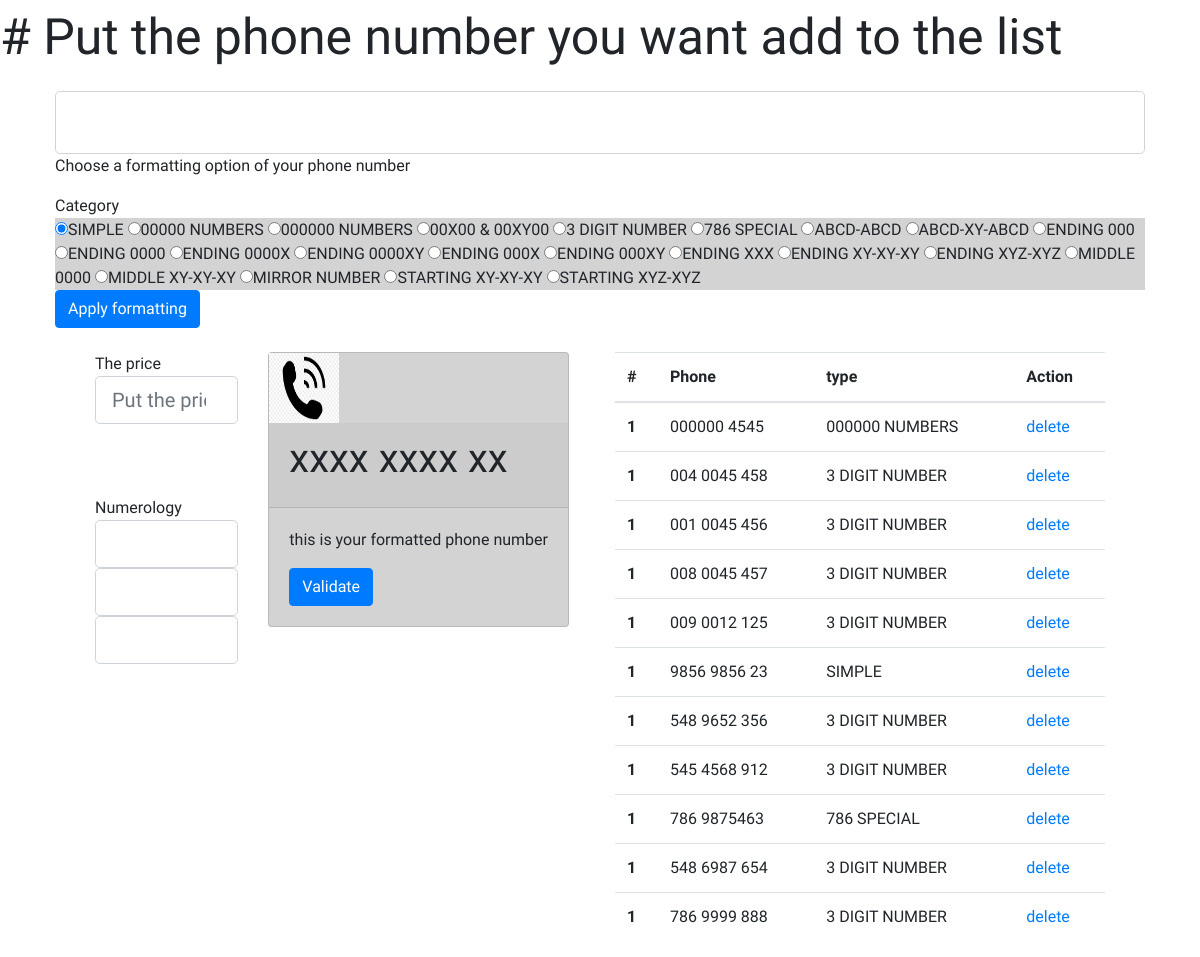
The app's page /admin.php with its own data.
### tables this page shows
CREATE TABLE `phones` (
  `id` int(11) NOT NULL,
  `number` bigint(20) NOT NULL,
  `ftNumber` text NOT NULL,
  `indice1` int(11) NOT NULL,
  `indice2` int(11) NOT NULL,
  `indice3` int(11) NOT NULL,
  `typeText1` text NOT NULL,
  `typeText2` text NOT NULL,
  `type` int(11) NOT NULL
);

### admin.php (the view, shortened to what this page needs)
<!DOCTYPE html>
<html lang="en"><head><meta http-equiv="Content-Type" content="text/html; charset=UTF-8">
<link rel="stylesheet" href="https://maxcdn.bootstrapcdn.com/bootstrap/4.0.0/css/bootstrap.min.css">
<link rel="stylesheet" href="https://pro.fontawesome.com/releases/v5.10.0/css/all.css"/>
<link href="mystyle.css" rel="stylesheet" type="text/css">
<link rel="stylesheet" href="all.css">
<link rel="stylesheet" href="style.css">
</head>
<body>
<p id="txtGros"># Put the phone number you want add to the list</p>
<div class="container">
    <div class="col-lg-12">
            <div class="display:inline-block">
            <input  type="number"  class="in form-control form-control-lg"  height="30px" id="numPhone" class="form-control" placeholder="" aria-label="Username" aria-describedby="basic-addon1">
    </div>
            <p>Choose a formatting option of your phone number</p>
                <span>Category </span>
                <div style="background-color:lightgrey">
                <input id="SIMPLE" name="format" checked="true" type="radio" onclick="checkSIMPLE()" value="SIMPLE">SIMPLE
                <input  name="format" type="radio" onclick="check00000()" value="00000 NUMBERS">00000 NUMBERS
                <input onclick="check000000()" name="format" type="radio" value="000000 NUMBERS" >000000 NUMBERS
                <input onclick="check00X00()" name="format" type="radio" value="00X00 &amp; 00XY00">00X00 &amp; 00XY00
                <input  onclick="check3DIGIT()" name="format" type="radio" value="3 DIGIT NUMBER">3 DIGIT NUMBER
                <input onclick="check786()" name="format" type="radio" value="786 SPECIAL" >786 SPECIAL
                <input onclick="checkABCDABCD()" name="format" type="radio" value="ABCD-ABCD">ABCD-ABCD
                <input onclick="checkABCDXYABCD()" name="format" type="radio" value="ABCD-XY-ABCD">ABCD-XY-ABCD
                <input  name="format" type="radio" value="ENDING 000">ENDING 000
                <input  name="format" type="radio" value="ENDING 0000">ENDING 0000
                <input  name="format" type="radio" value="ENDING 0000X">ENDING 0000X
                <input  name="format" type="radio" value="ENDING 0000XY">ENDING 0000XY
                <input  name="format" type="radio" value="ENDING 000X">ENDING 000X
                <input  name="format" type="radio" value="ENDING 000XY">ENDING 000XY
                <input  name="format" type="radio" value="ENDING XXX">ENDING XXX
                <input name="format" type="radio" value="ENDING XY-XY-XY">ENDING XY-XY-XY
                <input name="format" type="radio" value="ENDING XYZ-XYZ">ENDING XYZ-XYZ
                <input name="format" type="radio" value="MIDDLE 0000">MIDDLE 0000
                <input name="format" type="radio" value="MIDDLE XY-XY-XY">MIDDLE XY-XY-XY
                <input name="format" type="radio" value="MIRROR NUMBER">MIRROR NUMBER
                <input name="format" type="radio" value="STARTING XY-XY-XY">STARTING XY-XY-XY
                <input name="format" type="radio" value="STARTING XYZ-XYZ">STARTING XYZ-XYZ
</div>
<button onclick="applyFormatting()" class="btn btn-primary">Apply formatting</button>
<br><br>
</div>
<div class="container">
<div class="col-lg-2" style="float:left">
                   The price <input class="form-control form-control-lg" id="price" name="price" type="number" placeholder="Put the price"><br><br><br>
                   Numerology <br><input class="form-control form-control-lg" id="indice1" type="number" name="indice1"><input class="form-control form-control-lg" id="indice2" type="number" name="indice2"><input class="form-control form-control-lg" id="indice3" type="number" name="indice3">
</div>
<div class="col-lg-4" style="float:left">
            <div class="card" style="float:left;background-color:lightgrey">
              <img src="phone.jpg" width="70" height="70">
                <div class="card-header">
                    <h1 id="formattedPhone" class="card-title">xxxx xxxx xx</h1>
                </div>
                <div class="card-body">
              <p >this is your formatted phone number</p>
              <button onclick="insertNumber()" class="btn btn-primary">Validate</button>
                </div>
              </div>
</div>
<div class="col-lg-6" style="float:right">
<?php
$servername = "localhost";
$username = "root";
$password = "";
$dbname = "dataPhone";
$conn = new mysqli($servername, $username, $password, $dbname);
$sql = "SELECT id, number, ftNumber, indice1, indice2, indice3, typeText1 FROM phones";
$result = $conn->query($sql);
?>
    <table class="table">
        <thead>
        <tr>
            <th scope="col">#</th>
            <th scope="col">Phone</th>
            <th scope="col">type</th>
            <th scope="col">Action</th>
        </tr>
        </thead>
        <tbody id="phoneSuite">
        <?php
					if ($result->num_rows > 0) {
						while($row = $result->fetch_assoc()) {
					?>
        <tr>
            <th scope="row">1</th>
            <td><?php echo $row['ftNumber']; ?></td>
            <td><?php echo $row['typeText1']; ?></td>
            <td><a onclick="return validateDelete();" href="admin.php?delete=<?php echo $row['number'];  ?>">delete</a></td>
        </tr>
        <?php }
	}
?>
        </tbody>
    </table>
</div>
</div>
</body>
</html>

### mystyle.css (style rules this page uses)
* { outline:none;font-family:'Baloo Thambi 2',cursive;box-sizing:border-box }
body { padding:0px 0px;margin:0px 0px }
a { text-decoration:none!important }
.container { width:100%;max-width:1370px;margin:0px auto;height:auto;display:block;padding:0px 40px }

### style.css (style rules this page uses)
#txtGros { font-size: 50px; }
#numPhone { font-size: 30px; }

### records on screen
phones: ftNumber "000000 4545", typeText1 "000000 NUMBERS"
phones: ftNumber "004 0045 458", typeText1 "3 DIGIT NUMBER"
phones: ftNumber "001 0045 456", typeText1 "3 DIGIT NUMBER"
phones: ftNumber "008 0045 457", typeText1 "3 DIGIT NUMBER"
phones: ftNumber "009 0012 125", typeText1 "3 DIGIT NUMBER"
phones: ftNumber "9856 9856 23", typeText1 "SIMPLE"
phones: ftNumber "548 9652 356", typeText1 "3 DIGIT NUMBER"
phones: ftNumber "545 4568 912", typeText1 "3 DIGIT NUMBER"
phones: ftNumber "786 9875463", typeText1 "786 SPECIAL"
phones: ftNumber "548 6987 654", typeText1 "3 DIGIT NUMBER"
phones: ftNumber "786 9999 888", typeText1 "3 DIGIT NUMBER"
